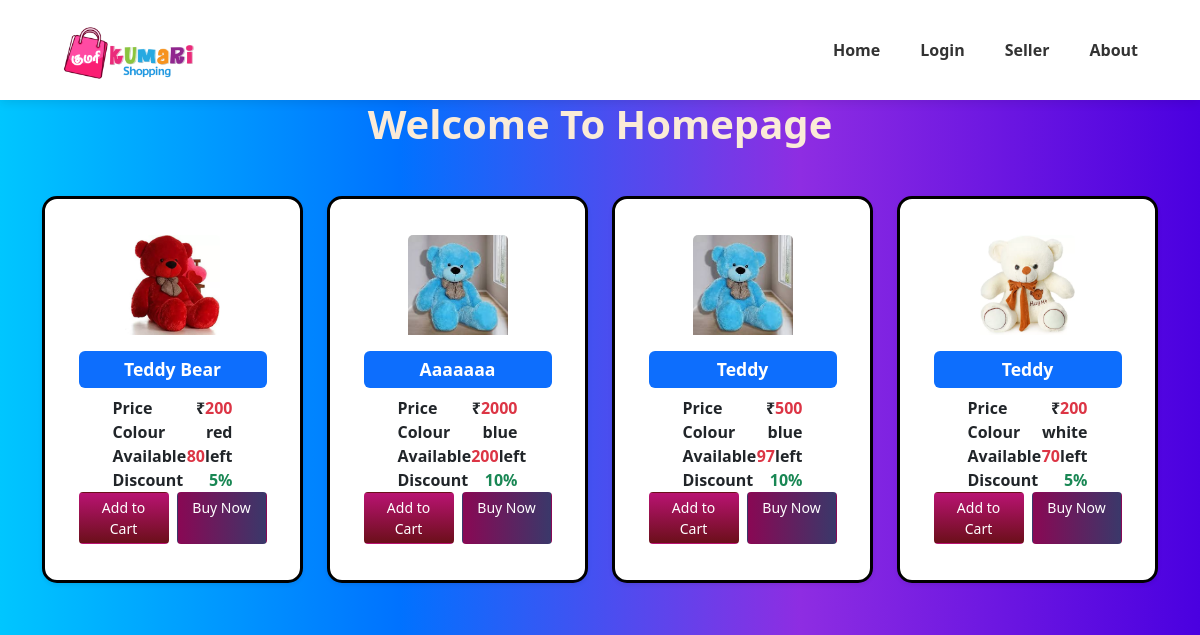
The app's page /product-search/ with its own data.
### accounts/models.py (models this page shows)
class Products(models.Model):
    seller = models.ForeignKey(CustomUser, on_delete=models.CASCADE, limit_choices_to={'user_type': 'seller'})
    image=models.ImageField(upload_to='product_images/')
    product_name=models.CharField(max_length=25,
        validators=[RegexValidator(r'^[a-zA-Z][a-zA-Z\s]*$','Enter a valid product name.')]
    )
    colour=models.CharField(max_length=20,
        validators=[RegexValidator(r'^[a-zA-Z][a-zA-Z]*$','Enter a valid colour.')]
    )
    description=models.CharField(max_length=200,
        validators=[RegexValidator(r'^[a-zA-Z0-9\s.,-]*$','Only alphanumeric characters and certain punctuation are allowed.')]
    )
    price=models.PositiveIntegerField()
    discount=models.PositiveIntegerField(
        validators=[RegexValidator(r'^\d{1,2}%?$', 'Enter a valid discount amount.')]
    )
    delivery_charge=models.PositiveIntegerField()
    stock=models.PositiveIntegerField()

### accounts/views.py (the view)
# urls.py: path('product-search/',views.products_search, name='product_search'),
def products_search(request):
    q_products = request.GET.get('q_product')
    products = Products.objects.all()
    if q_products:
        products = products.filter(product_name__icontains=q_products)
    for product in products:
        if q_products:
            product_name = product.product_name.title()
            pattern = re.compile(re.escape(q_products), re.IGNORECASE)
            highlighted = pattern.sub(
                lambda m: f'<span style="background-color: yellow; color: black;">{m.group(0)}</span>',
                product_name
            )
            product.highlighted_productname = mark_safe(highlighted)
        else:
            product.highlighted_productname = product.product_name.title()
    return render(request, 'products.html', {'products': products})

### templates/products.html (shortened to what this page needs)
{% extends "base.html" %}
{% load static %}
{% block content %}
<div style="background: linear-gradient(to right, #00c6ff, #0072ff, #8e2de2, #4a00e0);">
<h1><strong>Welcome To Homepage</strong></h1>
<div class="container mt-5">
  <div class="row">
    {% if products %}
    {% for product in products %}
      <div class="col-12 col-sm-6 col-md-4 col-lg-3 d-flex justify-content-center mb-4">
        <div class="card shadow-sm">
          <div class="d-flex justify-content-center align-items-center mt-3">
            {% if product.image %}
                <img src="{{ product.image.url }}" class="card-img-top image" alt="{{ product.product_name }}">
            {% else %}
                <p class="text-muted">No Image</p>
                {{ product.highlighted_productname|safe }}
            {% endif %}
          </div>
          <div class="card-body">
            <h5 class="card-title text-center bg-primary text-white p-2 rounded">
              {{ product.highlighted_productname|safe }}
            </h5>
            <div class="mx-auto" style="max-width: 120px;">
            <div class="d-flex justify-content-between fw-bold">
                    <span>Price&nbsp;&nbsp;</span>
                    <span>
                      <span class="text-dark">₹</span><span class="text-danger">{{ product.price }}</span>
                    </span>
            </div>
            <div class="d-flex justify-content-between fw-bold">
                    <span>Colour</span>
                    <span>{{ product.colour }}</span>
            </div>
            <div class="d-flex justify-content-between fw-bold">
                <span>Available</span>
                <span>
                    <span class="text-danger">{{ product.stock }}</span><span class="text-dark">left</span>
                </span>
            </div>
            <div class="d-flex justify-content-between fw-bold">
                    <span>Discount</span>
                    <span class="text-success">{{ product.discount }}%</span>
            </div>
            </div>
            <div class="d-flex justify-content-center gap-2">
                <a href="{% url 'cart' product.id user.id %}" class="btn cart btn-sm">Add to Cart</a>
                <a href="{% url 'buynow' product.id %}" class="btn buynow btn-sm">Buy Now</a>
            </div>
          </div>
        </div>
      </div>
    {% endfor %}
  {% else %}
      <p class="text-center text-warning fw-bold">No products found.</p>
  {% endif %}
  </div>
</div>
</div>
{% endblock %}

### static/css/style.css (style rules this page uses)
h1 { text-align: center; }
.card { width: 90%; max-width: 850px; align-items: center; border: 5px solid black; border-radius: 10px; background-color: white; box-shadow: 0 5px 15px rgba(0, 0, 0, 0.3); padding: 20px; }
.card { align-items: center; }
h5 { text-align: center; }
body { margin: 0; padding: 0; height: 100%; }

### templates/products.html (style rules this page uses)
body { font-family: 'Segoe UI', sans-serif; background: linear-gradient(to right, #00c6ff, #0072ff, #8e2de2, #4a00e0); }
h1 { text-align: center; margin: 30px 0 10px; font-size: 2.5rem; font-weight: 700; color: antiquewhite; }
.card { border: 3px solid black; border-radius: 15px; transition: transform 0.3s ease, box-shadow 0.3s ease; width: 100%; max-width: auto; min-height: 300px; background-color: #fff; }
.card-title { font-weight: bold; font-size: 1.1rem; }
.image { height: 150px; }
.buynow { background: linear-gradient(to right, #890854, #3a386a); color: white; width: 90px; }
.cart { background: linear-gradient(#B91372 ,#6B0F1A); color: white; width: 90px; }
@media (max-width:1440px) { .image { height: 100px; } }
@media (max-width:1440px) { .card { min-height: 270px; } }

### records on screen
Products: image (picture), highlighted_productname "Teddy Bear", price "200", colour "red", stock "80", discount "5"
Products: image (picture), highlighted_productname "Aaaaaaa", price "2000", colour "blue", stock "200", discount "10"
Products: image (picture), highlighted_productname "Teddy", price "500", colour "blue", stock "97", discount "10"
Products: image (picture), highlighted_productname "Teddy", price "200", colour "white", stock "70", discount "5"
